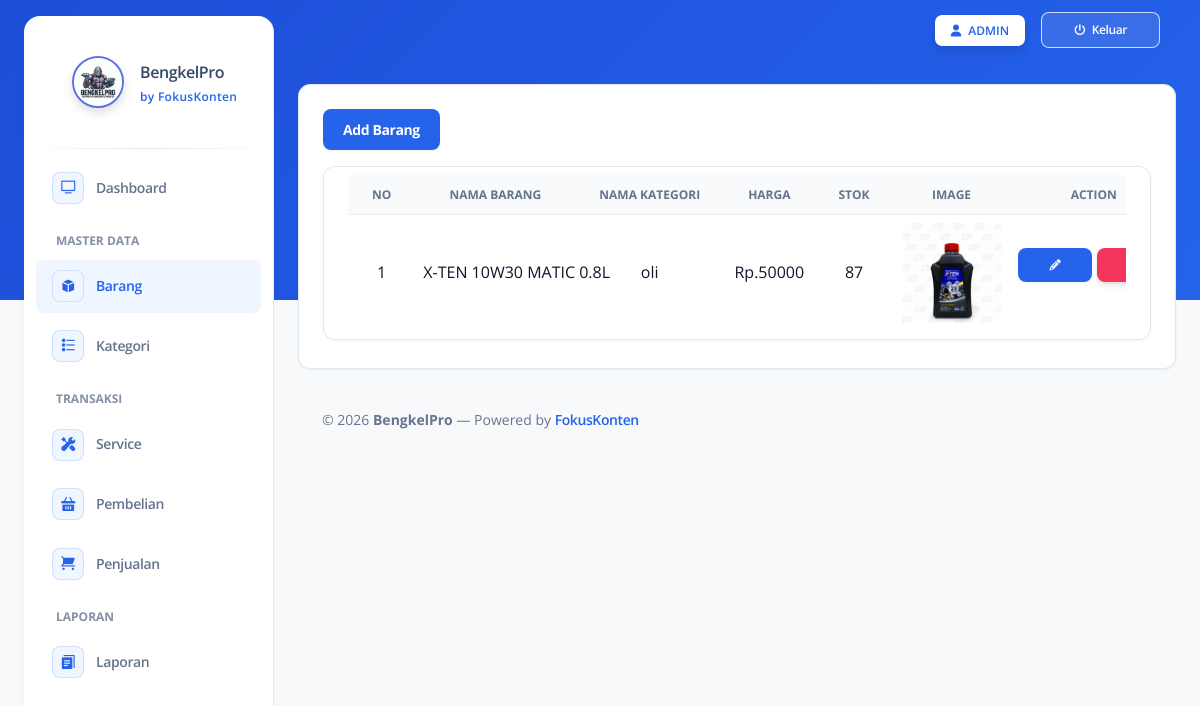
Page /SOURCE_CODE_APLIKASI/index.php?page=barang&act=list (signed in) on the committed database.
### tables this page shows
CREATE TABLE `barang` (
  `id_brg` int(11) NOT NULL,
  `nama_brg` varchar(100) NOT NULL,
  `id_kate` int(11) DEFAULT NULL,
  `harga` int(15) NOT NULL,
  `img` varchar(255) DEFAULT NULL,
  `stok` int(3) NOT NULL
);

CREATE TABLE `kategori` (
  `id_kate` int(11) NOT NULL,
  `nama_kate` varchar(50) NOT NULL
);

### SOURCE_CODE_APLIKASI/public/barang.php (the view, shortened to what this page needs)
<div class="container-fluid py-4">
    <div class="row">
        <div class="col-lg-12">
            <div class="card">
                <div class="card-body">
                    <div class="row">
                        <div class="col-sm-3" style="text-align:left; ">
                            <button type="button" class="btn btn-primary" data-bs-toggle="modal" data-bs-target="#addbarang">
                                Add Barang
                            </button>
                        </div>
                        <div class="col-sm-6" style="text-align:right; ">
                        </div>
                        <div class="col-sm-3">
                        </div>
                    </div>
                    <div class="row">
                        <div class="col-12">
                            <div class="card mb-1">
                                <div class="card-body px-4 pt-2 pb-2">
                                    <div class="table-container">
                                        <div class="table-responsive">
                                            <table id="basicExample" class="table m-0">
                                                <thead>
                                                    <tr>
                                                        <th class="text-center text-uppercase text-xs font-weight-bolder">No
                                                        </th>
                                                        <th class="text-center text-uppercase text-xs font-weight-bolder">
                                                            Nama Barang</th>
                                                        <th class="text-center text-uppercase text-xs font-weight-bolder">
                                                            Nama Kategori</th>
                                                        <th class="text-center text-uppercase text-xs font-weight-bolder">
                                                            harga</th>
                                                        <th class="text-center text-uppercase text-xs font-weight-bolder">
                                                            Stok</th>
                                                        <th class="text-center text-uppercase text-xs font-weight-bolder">
                                                            Image</th>
                                                        <th class="text-center text-uppercase text-xs font-weight-bolder">
                                                            Action</th>
                                                    </tr>
                                                </thead>
                                                <tbody>
                                                    <?php
                                                    $no = 1;
                                                    $sql = $conn->query("SELECT * FROM barang INNER JOIN kategori ON barang.id_kate = kategori.id_kate");
                                                    foreach ($sql as $data) :
                                                    ?>
                                                        <tr>
                                                            <td class="text-center"><?= $no++; ?></td>
                                                            <td class="text-center" style="word-wrap: break-word;min-width: 160px;max-width: 10px;"><?= $data['nama_brg']; ?></td>
                                                            <td class="text-center"><?= $data['nama_kate']; ?></td>
                                                            <td class="text-center">Rp.<?= $data['harga']; ?></td>
                                                            <td class="text-center"><?= $data['stok']; ?></td>
                                                            <td class="text-center">
                                                                <img src="<?= './public/uploads/barang/' . $data['img']; ?>" width="100">
                                                            </td>
                                                            <td class="text-center">
                                                                <a class="btn btn-primary btn-sm" href="?page=kategori&action=edit&kode=<?= base64_encode($data['id_brg']); ?>" data-bs-toggle="modal" data-bs-target="#editbarang-<?= base64_encode($data['id_brg']); ?>">
                                                                    <i class="fa fa-pencil" aria-hidden="true"></i>
                                                                </a>
                                                                <a href="?page=barang&action=delete&kode=<?= base64_encode($data['id_brg']); ?>" class="btn btn-danger btn-sm" onclick="return confirm('Are you sure ?')">
                                                                </a>
                                                            </td>
                                                        <?php
                                                    endforeach;
                                                        ?>
                                                        </tr>
                                                </tbody>
                                            </table>
                                        </div>
                                    </div>
                                </div>
                            </div>
                        </div>
                    </div>
                </div>
            </div>
        </div>
    </div>

### SOURCE_CODE_APLIKASI/assets/css/fokuskonten-theme.css (style rules this page uses)
:root { --fk-primary: #2563eb; --fk-primary-hover: #1d4ed8; --fk-primary-light: #eff6ff; --fk-bg: #f8fafc; --fk-card-bg: #ffffff; --fk-border: #e2e8f0; --fk-text-main: #0f172a; --fk-text-muted: #64748b; }
body { background-color: var(--fk-bg) !important; color: var(--fk-text-main) !important; font-family: 'Open Sans', -apple-system, BlinkMacSystemFont, "Segoe UI", Roboto, sans-serif !important; }
.card { background-color: var(--fk-card-bg) !important; border: 1px solid var(--fk-border) !important; border-radius: 12px !important; box-shadow: 0 1px 3px 0 rgba(0, 0, 0, 0.05) !important; }
.btn-primary, .btn.bg-gradient-primary { background: var(--fk-primary) !important; background-color: var(--fk-primary) !important; border-color: var(--fk-primary) !important; color: #ffffff !important; box-shadow: 0 1px 2px 0 rgba(0, 0, 0, 0.05) !important; }
.table th { background-color: #f8fafc; color: var(--fk-text-muted); font-size: 0.75rem; font-weight: 700; text-transform: uppercase; border-bottom: 1px solid var(--fk-border); }
.table td { border-bottom: 1px solid var(--fk-border); color: var(--fk-text-main); vertical-align: middle; }

### rows in the picture
barang: nama_brg "X-TEN 10W30 MATIC 0.8L", id_kate.nama_kate "oli", harga "50000", stok "87", img (picture)

### other values in the picture
$data_nama "ADMIN"
